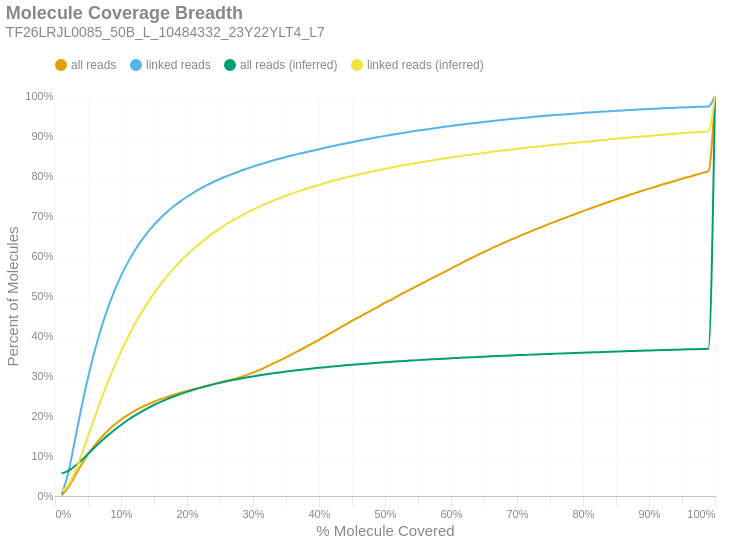

The notebook cell this image was saved under:
### Markdown cell above
### Molecule Read Coverage
This chart shows molecule coverage breadth as computed by the number of bases aligned to that molecule. In other words, "*how much of each unique long molecule is actually sequenced/aligned?*" Keep in mind there is a distinction between sequences and alignments, since some sequences belonging to a particular molecule may not align well and wouldn't appear in the alignment data. This chart also shows molecule coverage breadth as computed by the *inferred fragment* from which the aligned sequences originate. Unlike read coverage, this calculation takes into account the total insert size, including unsequenced gaps between the forward and reverse reads. Like the previous figures, these are cumulative percents.

### Code cell
if SKIPLR:
    print_html(f"Skipped")
else:
    binned_df = consolidated_hist(valids['coverage_bp'], mask, 0.01, True)
    binned_df_inf = consolidated_hist(valids['coverage_inserts'], mask, 0.01, True)
    binned_df = binned_df.with_columns(pl.lit(binned_df_inf['all reads (cumsum)']).alias('all reads (inferred)'))
    binned_df = binned_df.with_columns(pl.lit(binned_df_inf['linked reads (cumsum)']).alias('linked reads (inferred)'))
    binned_df = binned_df.with_columns(
        (pl.col('bin').cast(pl.Float64) + 0.01).alias('right_edge')
    )

    with SafeRender(binned_df):
        (
            density_plot(binned_df, 'Molecule Coverage Breadth', samplename, 'molcov', ['all reads (inferred)','linked reads (inferred)'])
            .encode(
                #x=alt.X('bin:Q', title="% Molecule Covered").axis(format = '%').scale(padding=0),
                x=alt.X('right_edge:Q', title="% Molecule Covered").axis(format='%').scale(padding=0),
                y=alt.Y('value:Q', title='Percent of Molecules')
                    .axis(format='%')
                    .stack(False)
                    .scale(domainMin=0, padding=0),
                color=alt.Color("key:N").scale(domain = ["all reads", "linked reads", "all reads (inferred)", "linked reads (inferred)"]),
                tooltip = [
                    alt.Tooltip("key:N", title = "Data Type"),
                    alt.Tooltip("range_label:N", title="% Molecule Covered"),
                    alt.Tooltip("value:Q", format = ".2%", title="% Molecules")
                ]
            )
        ).display()

### Figure 1 — Vega-Lite specification as saved in the notebook (floating-point values rounded to 4 significant figures)
{"width": "container", "height": 400, "config": {"title": {"anchor": "start", "dy": -15, "fontSize": 18, "color": "#888888", "subtitleColor": "#888888", "subtitleFontSize": 14}, "arc": {"fill": "#0072B2"}, "axis": {"domainColor": "#888888", "domainWidth": 0.5, "gridWidth": 0.2, "grid": false, "titleFontWeight": 400, "titleFontSize": 15, "labelFontSize": 11, "labelColor": "#888888", "tickColor": "#888888", "tickWidth": 0.2, "titleColor": "#888888"}, "axisBand": {"grid": false}, "axisX": {"grid": true, "tickSize": 10, "domainCap": "round"}, "axisY": {"domain": false, "grid": true, "tickSize": 0, "domainCap": "round"}, "background": "transparent", "header": {"labelFontSize": 15, "labelColor": "#888888", "titleFontSize": 15, "titleFontWeight": 600, "titleColor": "#888888"}, "legend": {"labelFont": "sans-serif", "labelFontSize": 12, "labelColor": "#888888", "symbolSize": 100, "symbolType": "circle", "titleFontSize": 12, "titlePadding": 10, "titleColor": "#888888", "title": null, "orient": "top"}, "range": {"category": ["#E69F00", "#56B4E9", "#009E73", "#F0E442", "#0072B2", "#D55E00", "#CC79A7", "#000000"], "diverging": ["#cfe8f3", "#a2d4ec", "#73bfe2", "#46abdb", "#1696d2", "#12719e"]}, "area": {"fill": "#0072B2", "fillOpacity": 0.7, "line": true, "strokeOpacity": 0.7}, "line": {"color": "#0072B2", "stroke": "#0072B2", "strokeWidth": 2}, "trail": {"color": "#0072B2", "stroke": "#0072B2", "strokeWidth": 0, "size": 1}, "point": {"filled": true, "fillOpacity": 1.0, "size": 95}, "text": {"color": "#888888", "fontSize": 11, "align": "right", "fontWeight": 400, "size": 11}, "bar": {"fill": "#0072B2", "stroke": null}, "view": {"stroke": null, "continuousWidth": 660, "continuousHeight": 400}}, "data": {"name": "data-007fadfd41f65098f33651b4c5f0cbf6"}, "mark": {"type": "line", "interpolate": "monotone", "point": {"opacity": 0, "size": 275}}, "encoding": {"color": {"field": "key", "scale": {"domain": ["all reads", "linked reads", "all reads (inferred)", "linked reads (inferred)"]}, "type": "nominal"}, "tooltip": [{"field": "key", "title": "Data Type", "type": "nominal"}, {"field": "range_label", "title": "% Molecule Covered", "type": "nominal"}, {"field": "value", "format": ".2%", "title": "% Molecules", "type": "quantitative"}], "x": {"axis": {"format": "%"}, "field": "right_edge", "scale": {"padding": 0}, "title": "% Molecule Covered", "type": "quantitative"}, "y": {"axis": {"format": "%"}, "field": "value", "scale": {"domainMin": 0, "padding": 0}, "stack": false, "title": "Percent of Molecules", "type": "quantitative"}}, "params": [{"name": "param_c36ac31b6afebe62", "select": {"type": "point", "fields": ["key"]}, "bind": "legend"}], "title": {"text": "Molecule Coverage Breadth", "subtitle": "TF26LRJL0085_50B_L_10484332_23Y22YLT4_L7"}, "transform": [{"fold": ["all reads (cumsum)", "linked reads (cumsum)", "all reads (inferred)", "linked reads (inferred)"]}, {"calculate": "replace(datum.key, ' (cumsum)', '')", "as": "key"}, {"filter": {"param": "param_c36ac31b6afebe62"}}], "usermeta": {"embedOptions": {"downloadFileName": "TF26LRJL0085_50B_L_10484332_23Y22YLT4_L7.molcov"}}, "$schema": "https://vega.github.io/schema/vega-lite/v6.4.1.json", "datasets": {"data-007fadfd41f65098f33651b4c5f0cbf6": [{"bin": "0.0", "interval": "0.0-0.01", "all reads": 0.00184, "linked reads": 0.003892, "all reads (cumsum)": 0.00184, "linked reads (cumsum)": 0.003892, "range_label": "0.0-0.01", "all reads (inferred)": 0.05659, "linked reads (inferred)": 0.01198, "right_edge": 0.01}, {"bin": "0.01", "interval": "0.01-0.02", "all reads": 0.01939, "linked reads": 0.05315, "all reads (cumsum)": 0.02123, "linked reads (cumsum)": 0.05704, "range_label": "0.01-0.02", "all reads (inferred)": 0.06255, "linked reads (inferred)": 0.02697, "right_edge": 0.02}, {"bin": "0.02", "interval": "0.02-0.03", "all reads": 0.0284, "linked reads": 0.081, "all reads (cumsum)": 0.04964, "linked reads (cumsum)": 0.138, "range_label": "0.02-0.03", "all reads (inferred)": 0.07431, "linked reads (inferred)": 0.05978, "right_edge": 0.03}, {"bin": "0.03", "interval": "0.03-0.04", "all reads": 0.02842, "linked reads": 0.08256, "all reads (cumsum)": 0.07806, "linked reads (cumsum)": 0.2206, "range_label": "0.03-0.04", "all reads (inferred)": 0.08915, "linked reads (inferred)": 0.1024, "right_edge": 0.04}, {"bin": "0.04", "interval": "0.04-0.05", "all reads": 0.02572, "linked reads": 0.07501, "all reads (cumsum)": 0.1038, "linked reads (cumsum)": 0.2956, "range_label": "0.04-0.05", "all reads (inferred)": 0.1055, "linked reads (inferred)": 0.1495, "right_edge": 0.05}, {"bin": "0.05", "interval": "0.05-0.06", "all reads": 0.02263, "linked reads": 0.06607, "all reads (cumsum)": 0.1264, "linked reads (cumsum)": 0.3617, "range_label": "0.05-0.06", "all reads (inferred)": 0.1215, "linked reads (inferred)": 0.1961, "right_edge": 0.06}, {"bin": "0.06", "interval": "0.06-0.07", "all reads": 0.01971, "linked reads": 0.05765, "all reads (cumsum)": 0.1461, "linked reads (cumsum)": 0.4193, "range_label": "0.06-0.07", "all reads (inferred)": 0.137, "linked reads (inferred)": 0.2416, "right_edge": 0.07}, {"bin": "0.07", "interval": "0.07-0.08", "all reads": 0.01714, "linked reads": 0.05018, "all reads (cumsum)": 0.1633, "linked reads (cumsum)": 0.4695, "range_label": "0.07-0.08", "all reads (inferred)": 0.1515, "linked reads (inferred)": 0.2841, "right_edge": 0.08}, {"bin": "0.08", "interval": "0.08-0.09", "all reads": 0.01487, "linked reads": 0.04344, "all reads (cumsum)": 0.1781, "linked reads (cumsum)": 0.5129, "range_label": "0.08-0.09", "all reads (inferred)": 0.1652, "linked reads (inferred)": 0.324, "right_edge": 0.09}, {"bin": "0.09", "interval": "0.09-0.1", "all reads": 0.01282, "linked reads": 0.03736, "all reads (cumsum)": 0.1909, "linked reads (cumsum)": 0.5503, "range_label": "0.09-0.1", "all reads (inferred)": 0.1776, "linked reads (inferred)": 0.3605, "right_edge": 0.1}, {"bin": "0.1", "interval": "0.1-0.11", "all reads": 0.01121, "linked reads": 0.03248, "all reads (cumsum)": 0.2021, "linked reads (cumsum)": 0.5828, "range_label": "0.1-0.11", "all reads (inferred)": 0.1894, "linked reads (inferred)": 0.3951, "right_edge": 0.11}, {"bin": "0.11", "interval": "0.11-0.12", "all reads": 0.009905, "linked reads": 0.02859, "all reads (cumsum)": 0.2121, "linked reads (cumsum)": 0.6114, "range_label": "0.11-0.12", "all reads (inferred)": 0.2002, "linked reads (inferred)": 0.4268, "right_edge": 0.12}, {"bin": "0.12", "interval": "0.12-0.13", "all reads": 0.00881, "linked reads": 0.0251, "all reads (cumsum)": 0.2209, "linked reads (cumsum)": 0.6365, "range_label": "0.12-0.13", "all reads (inferred)": 0.21, "linked reads (inferred)": 0.4554, "right_edge": 0.13}, {"bin": "0.13", "interval": "0.13-0.14", "all reads": 0.007823, "linked reads": 0.02212, "all reads (cumsum)": 0.2287, "linked reads (cumsum)": 0.6586, "range_label": "0.13-0.14", "all reads (inferred)": 0.2191, "linked reads (inferred)": 0.4822, "right_edge": 0.14}, {"bin": "0.14", "interval": "0.14-0.15", "all reads": 0.006982, "linked reads": 0.01921, "all reads (cumsum)": 0.2357, "linked reads (cumsum)": 0.6778, "range_label": "0.14-0.15", "all reads (inferred)": 0.2276, "linked reads (inferred)": 0.507, "right_edge": 0.15}, {"bin": "0.15", "interval": "0.15-0.16", "all reads": 0.0064, "linked reads": 0.01728, "all reads (cumsum)": 0.2421, "linked reads (cumsum)": 0.6951, "range_label": "0.15-0.16", "all reads (inferred)": 0.2352, "linked reads (inferred)": 0.5292, "right_edge": 0.16}, {"bin": "0.16", "interval": "0.16-0.17", "all reads": 0.005816, "linked reads": 0.01555, "all reads (cumsum)": 0.2479, "linked reads (cumsum)": 0.7107, "range_label": "0.16-0.17", "all reads (inferred)": 0.2423, "linked reads (inferred)": 0.5502, "right_edge": 0.17}, {"bin": "0.17", "interval": "0.17-0.18", "all reads": 0.005238, "linked reads": 0.0136, "all reads (cumsum)": 0.2531, "linked reads (cumsum)": 0.7243, "range_label": "0.17-0.18", "all reads (inferred)": 0.2488, "linked reads (inferred)": 0.5692, "right_edge": 0.18}, {"bin": "0.18", "interval": "0.18-0.19", "all reads": 0.004943, "linked reads": 0.01239, "all reads (cumsum)": 0.2581, "linked reads (cumsum)": 0.7366, "range_label": "0.18-0.19", "all reads (inferred)": 0.2548, "linked reads (inferred)": 0.5868, "right_edge": 0.19}, {"bin": "0.19", "interval": "0.19-0.2", "all reads": 0.004641, "linked reads": 0.01144, "all reads (cumsum)": 0.2627, "linked reads (cumsum)": 0.7481, "range_label": "0.19-0.2", "all reads (inferred)": 0.2603, "linked reads (inferred)": 0.603, "right_edge": 0.2}, {"bin": "0.2", "interval": "0.2-0.21", "all reads": 0.004455, "linked reads": 0.0106, "all reads (cumsum)": 0.2672, "linked reads (cumsum)": 0.7587, "range_label": "0.2-0.21", "all reads (inferred)": 0.2656, "linked reads (inferred)": 0.6182, "right_edge": 0.21}, {"bin": "0.21", "interval": "0.21-0.22", "all reads": 0.004227, "linked reads": 0.009539, "all reads (cumsum)": 0.2714, "linked reads (cumsum)": 0.7682, "range_label": "0.21-0.22", "all reads (inferred)": 0.2703, "linked reads (inferred)": 0.6322, "right_edge": 0.22}, {"bin": "0.22", "interval": "0.22-0.23", "all reads": 0.004186, "linked reads": 0.008757, "all reads (cumsum)": 0.2756, "linked reads (cumsum)": 0.777, "range_label": "0.22-0.23", "all reads (inferred)": 0.2748, "linked reads (inferred)": 0.6454, "right_edge": 0.23}, {"bin": "0.23", "interval": "0.23-0.24", "all reads": 0.004146, "linked reads": 0.008012, "all reads (cumsum)": 0.2797, "linked reads (cumsum)": 0.785, "range_label": "0.23-0.24", "all reads (inferred)": 0.2791, "linked reads (inferred)": 0.6579, "right_edge": 0.24}, {"bin": "0.24", "interval": "0.24-0.25", "all reads": 0.004148, "linked reads": 0.007408, "all reads (cumsum)": 0.2839, "linked reads (cumsum)": 0.7924, "range_label": "0.24-0.25", "all reads (inferred)": 0.283, "linked reads (inferred)": 0.6692, "right_edge": 0.25}, {"bin": "0.25", "interval": "0.25-0.26", "all reads": 0.004111, "linked reads": 0.006969, "all reads (cumsum)": 0.288, "linked reads (cumsum)": 0.7994, "range_label": "0.25-0.26", "all reads (inferred)": 0.2867, "linked reads (inferred)": 0.6799, "right_edge": 0.26}, {"bin": "0.26", "interval": "0.26-0.27", "all reads": 0.004276, "linked reads": 0.006497, "all reads (cumsum)": 0.2923, "linked reads (cumsum)": 0.8059, "range_label": "0.26-0.27", "all reads (inferred)": 0.2901, "linked reads (inferred)": 0.6899, "right_edge": 0.27}, {"bin": "0.27", "interval": "0.27-0.28", "all reads": 0.004709, "linked reads": 0.006152, "all reads (cumsum)": 0.297, "linked reads (cumsum)": 0.812, "range_label": "0.27-0.28", "all reads (inferred)": 0.2931, "linked reads (inferred)": 0.6987, "right_edge": 0.28}, {"bin": "0.28", "interval": "0.28-0.29", "all reads": 0.005325, "linked reads": 0.00582, "all reads (cumsum)": 0.3023, "linked reads (cumsum)": 0.8178, "range_label": "0.28-0.29", "all reads (inferred)": 0.2962, "linked reads (inferred)": 0.7076, "right_edge": 0.29}, {"bin": "0.29", "interval": "0.29-0.3", "all reads": 0.006119, "linked reads": 0.00572, "all reads (cumsum)": 0.3084, "linked reads (cumsum)": 0.8236, "range_label": "0.29-0.3", "all reads (inferred)": 0.299, "linked reads (inferred)": 0.7158, "right_edge": 0.3}, {"bin": "0.3", "interval": "0.3-0.31", "all reads": 0.006721, "linked reads": 0.005116, "all reads (cumsum)": 0.3151, "linked reads (cumsum)": 0.8287, "range_label": "0.3-0.31", "all reads (inferred)": 0.3017, "linked reads (inferred)": 0.7236, "right_edge": 0.31}, {"bin": "0.31", "interval": "0.31-0.32", "all reads": 0.00768, "linked reads": 0.005175, "all reads (cumsum)": 0.3228, "linked reads (cumsum)": 0.8338, "range_label": "0.31-0.32", "all reads (inferred)": 0.3042, "linked reads (inferred)": 0.731, "right_edge": 0.32}, {"bin": "0.32", "interval": "0.32-0.33", "all reads": 0.007913, "linked reads": 0.004699, "all reads (cumsum)": 0.3307, "linked reads (cumsum)": 0.8385, "range_label": "0.32-0.33", "all reads (inferred)": 0.3066, "linked reads (inferred)": 0.7378, "right_edge": 0.33}, {"bin": "0.33", "interval": "0.33-0.34", "all reads": 0.007905, "linked reads": 0.004564, "all reads (cumsum)": 0.3386, "linked reads (cumsum)": 0.8431, "range_label": "0.33-0.34", "all reads (inferred)": 0.3088, "linked reads (inferred)": 0.7444, "right_edge": 0.34}, {"bin": "0.34", "interval": "0.34-0.35", "all reads": 0.008105, "linked reads": 0.004396, "all reads (cumsum)": 0.3467, "linked reads (cumsum)": 0.8475, "range_label": "0.34-0.35", "all reads (inferred)": 0.311, "linked reads (inferred)": 0.7506, "right_edge": 0.35}, {"bin": "0.35", "interval": "0.35-0.36", "all reads": 0.008409, "linked reads": 0.004264, "all reads (cumsum)": 0.3551, "linked reads (cumsum)": 0.8518, "range_label": "0.35-0.36", "all reads (inferred)": 0.3131, "linked reads (inferred)": 0.7566, "right_edge": 0.36}, {"bin": "0.36", "interval": "0.36-0.37", "all reads": 0.008635, "linked reads": 0.003941, "all reads (cumsum)": 0.3638, "linked reads (cumsum)": 0.8557, "range_label": "0.36-0.37", "all reads (inferred)": 0.315, "linked reads (inferred)": 0.7623, "right_edge": 0.37}, {"bin": "0.37", "interval": "0.37-0.38", "all reads": 0.008703, "linked reads": 0.003887, "all reads (cumsum)": 0.3725, "linked reads (cumsum)": 0.8596, "range_label": "0.37-0.38", "all reads (inferred)": 0.3169, "linked reads (inferred)": 0.7677, "right_edge": 0.38}, {"bin": "0.38", "interval": "0.38-0.39", "all reads": 0.008834, "linked reads": 0.003753, "all reads (cumsum)": 0.3813, "linked reads (cumsum)": 0.8634, "range_label": "0.38-0.39", "all reads (inferred)": 0.3186, "linked reads (inferred)": 0.7728, "right_edge": 0.39}, {"bin": "0.39", "interval": "0.39-0.4", "all reads": 0.009212, "linked reads": 0.003721, "all reads (cumsum)": 0.3905, "linked reads (cumsum)": 0.8671, "range_label": "0.39-0.4", "all reads (inferred)": 0.3204, "linked reads (inferred)": 0.7778, "right_edge": 0.4}, {"bin": "0.4", "interval": "0.4-0.41", "all reads": 0.00925, "linked reads": 0.003655, "all reads (cumsum)": 0.3998, "linked reads (cumsum)": 0.8707, "range_label": "0.4-0.41", "all reads (inferred)": 0.3221, "linked reads (inferred)": 0.7826, "right_edge": 0.41}, {"bin": "0.41", "interval": "0.41-0.42", "all reads": 0.009759, "linked reads": 0.003731, "all reads (cumsum)": 0.4095, "linked reads (cumsum)": 0.8745, "range_label": "0.41-0.42", "all reads (inferred)": 0.3237, "linked reads (inferred)": 0.7873, "right_edge": 0.42}, {"bin": "0.42", "interval": "0.42-0.43", "all reads": 0.009507, "linked reads": 0.003548, "all reads (cumsum)": 0.419, "linked reads (cumsum)": 0.878, "range_label": "0.42-0.43", "all reads (inferred)": 0.3252, "linked reads (inferred)": 0.7917, "right_edge": 0.43}, {"bin": "0.43", "interval": "0.43-0.44", "all reads": 0.009285, "linked reads": 0.003343, "all reads (cumsum)": 0.4283, "linked reads (cumsum)": 0.8814, "range_label": "0.43-0.44", "all reads (inferred)": 0.3267, "linked reads (inferred)": 0.796, "right_edge": 0.44}, {"bin": "0.44", "interval": "0.44-0.45", "all reads": 0.009258, "linked reads": 0.00323, "all reads (cumsum)": 0.4376, "linked reads (cumsum)": 0.8846, "range_label": "0.44-0.45", "all reads (inferred)": 0.3281, "linked reads (inferred)": 0.8, "right_edge": 0.45}, {"bin": "0.45", "interval": "0.45-0.46", "all reads": 0.009051, "linked reads": 0.003325, "all reads (cumsum)": 0.4466, "linked reads (cumsum)": 0.8879, "range_label": "0.45-0.46", "all reads (inferred)": 0.3294, "linked reads (inferred)": 0.8038, "right_edge": 0.46}, {"bin": "0.46", "interval": "0.46-0.47", "all reads": 0.00904, "linked reads": 0.003211, "all reads (cumsum)": 0.4557, "linked reads (cumsum)": 0.8911, "range_label": "0.46-0.47", "all reads (inferred)": 0.3307, "linked reads (inferred)": 0.8076, "right_edge": 0.47}, {"bin": "0.47", "interval": "0.47-0.48", "all reads": 0.009023, "linked reads": 0.003174, "all reads (cumsum)": 0.4647, "linked reads (cumsum)": 0.8943, "range_label": "0.47-0.48", "all reads (inferred)": 0.332, "linked reads (inferred)": 0.8111, "right_edge": 0.48}, {"bin": "0.48", "interval": "0.48-0.49", "all reads": 0.008721, "linked reads": 0.002991, "all reads (cumsum)": 0.4734, "linked reads (cumsum)": 0.8973, "range_label": "0.48-0.49", "all reads (inferred)": 0.3332, "linked reads (inferred)": 0.8146, "right_edge": 0.49}, {"bin": "0.49", "interval": "0.49-0.5", "all reads": 0.009765, "linked reads": 0.003025, "all reads (cumsum)": 0.4832, "linked reads (cumsum)": 0.9003, "range_label": "0.49-0.5", "all reads (inferred)": 0.3344, "linked reads (inferred)": 0.818, "right_edge": 0.5}, {"bin": "0.5", "interval": "0.5-0.51", "all reads": 0.008062, "linked reads": 0.002707, "all reads (cumsum)": 0.4912, "linked reads (cumsum)": 0.903, "range_label": "0.5-0.51", "all reads (inferred)": 0.3355, "linked reads (inferred)": 0.8211, "right_edge": 0.51}, {"bin": "0.51", "interval": "0.51-0.52", "all reads": 0.00932, "linked reads": 0.00279, "all reads (cumsum)": 0.5006, "linked reads (cumsum)": 0.9058, "range_label": "0.51-0.52", "all reads (inferred)": 0.3366, "linked reads (inferred)": 0.8243, "right_edge": 0.52}, {"bin": "0.52", "interval": "0.52-0.53", "all reads": 0.008695, "linked reads": 0.002563, "all reads (cumsum)": 0.5093, "linked reads (cumsum)": 0.9084, "range_label": "0.52-0.53", "all reads (inferred)": 0.3377, "linked reads (inferred)": 0.8276, "right_edge": 0.53}, {"bin": "0.53", "interval": "0.53-0.54", "all reads": 0.008695, "linked reads": 0.002644, "all reads (cumsum)": 0.518, "linked reads (cumsum)": 0.911, "range_label": "0.53-0.54", "all reads (inferred)": 0.3387, "linked reads (inferred)": 0.8304, "right_edge": 0.54}, {"bin": "0.54", "interval": "0.54-0.55", "all reads": 0.008388, "linked reads": 0.002475, "all reads (cumsum)": 0.5263, "linked reads (cumsum)": 0.9135, "range_label": "0.54-0.55", "all reads (inferred)": 0.3397, "linked reads (inferred)": 0.8332, "right_edge": 0.55}, {"bin": "0.55", "interval": "0.55-0.56", "all reads": 0.008481, "linked reads": 0.002326, "all reads (cumsum)": 0.5348, "linked reads (cumsum)": 0.9158, "range_label": "0.55-0.56", "all reads (inferred)": 0.3406, "linked reads (inferred)": 0.8359, "right_edge": 0.56}, {"bin": "0.56", "interval": "0.56-0.57", "all reads": 0.008531, "linked reads": 0.002524, "all reads (cumsum)": 0.5434, "linked reads (cumsum)": 0.9183, "range_label": "0.56-0.57", "all reads (inferred)": 0.3416, "linked reads (inferred)": 0.8386, "right_edge": 0.57}, {"bin": "0.57", "interval": "0.57-0.58", "all reads": 0.008339, "linked reads": 0.002324, "all reads (cumsum)": 0.5517, "linked reads (cumsum)": 0.9207, "range_label": "0.57-0.58", "all reads (inferred)": 0.3425, "linked reads (inferred)": 0.8412, "right_edge": 0.58}, {"bin": "0.58", "interval": "0.58-0.59", "all reads": 0.008354, "linked reads": 0.002304, "all reads (cumsum)": 0.56, "linked reads (cumsum)": 0.923, "range_label": "0.58-0.59", "all reads (inferred)": 0.3434, "linked reads (inferred)": 0.8438, "right_edge": 0.59}, {"bin": "0.59", "interval": "0.59-0.6", "all reads": 0.008632, "linked reads": 0.002153, "all reads (cumsum)": 0.5687, "linked reads (cumsum)": 0.9251, "range_label": "0.59-0.6", "all reads (inferred)": 0.3443, "linked reads (inferred)": 0.8463, "right_edge": 0.6}, {"bin": "0.6", "interval": "0.6-0.61", "all reads": 0.008495, "linked reads": 0.00218, "all reads (cumsum)": 0.5772, "linked reads (cumsum)": 0.9273, "range_label": "0.6-0.61", "all reads (inferred)": 0.3451, "linked reads (inferred)": 0.8486, "right_edge": 0.61}, {"bin": "0.61", "interval": "0.61-0.62", "all reads": 0.008697, "linked reads": 0.002136, "all reads (cumsum)": 0.5859, "linked reads (cumsum)": 0.9294, "range_label": "0.61-0.62", "all reads (inferred)": 0.346, "linked reads (inferred)": 0.851, "right_edge": 0.62}, {"bin": "0.62", "interval": "0.62-0.63", "all reads": 0.008205, "linked reads": 0.001984, "all reads (cumsum)": 0.5941, "linked reads (cumsum)": 0.9314, "range_label": "0.62-0.63", "all reads (inferred)": 0.3468, "linked reads (inferred)": 0.8531, "right_edge": 0.63}, {"bin": "0.63", "interval": "0.63-0.64", "all reads": 0.008175, "linked reads": 0.001933, "all reads (cumsum)": 0.6023, "linked reads (cumsum)": 0.9333, "range_label": "0.63-0.64", "all reads (inferred)": 0.3476, "linked reads (inferred)": 0.8553, "right_edge": 0.64}, {"bin": "0.64", "interval": "0.64-0.65", "all reads": 0.007716, "linked reads": 0.001842, "all reads (cumsum)": 0.61, "linked reads (cumsum)": 0.9352, "range_label": "0.64-0.65", "all reads (inferred)": 0.3483, "linked reads (inferred)": 0.8575, "right_edge": 0.65}, {"bin": "0.65", "interval": "0.65-0.66", "all reads": 0.007973, "linked reads": 0.001889, "all reads (cumsum)": 0.6179, "linked reads (cumsum)": 0.9371, "range_label": "0.65-0.66", "all reads (inferred)": 0.3491, "linked reads (inferred)": 0.8598, "right_edge": 0.66}, {"bin": "0.66", "interval": "0.66-0.67", "all reads": 0.007498, "linked reads": 0.001842, "all reads (cumsum)": 0.6254, "linked reads (cumsum)": 0.9389, "range_label": "0.66-0.67", "all reads (inferred)": 0.3499, "linked reads (inferred)": 0.862, "right_edge": 0.67}, {"bin": "0.67", "interval": "0.67-0.68", "all reads": 0.007577, "linked reads": 0.001742, "all reads (cumsum)": 0.633, "linked reads (cumsum)": 0.9407, "range_label": "0.67-0.68", "all reads (inferred)": 0.3507, "linked reads (inferred)": 0.864, "right_edge": 0.68}, {"bin": "0.68", "interval": "0.68-0.69", "all reads": 0.007099, "linked reads": 0.001686, "all reads (cumsum)": 0.6401, "linked reads (cumsum)": 0.9424, "range_label": "0.68-0.69", "all reads (inferred)": 0.3514, "linked reads (inferred)": 0.866, "right_edge": 0.69}, {"bin": "0.69", "interval": "0.69-0.7", "all reads": 0.007207, "linked reads": 0.001615, "all reads (cumsum)": 0.6473, "linked reads (cumsum)": 0.944, "range_label": "0.69-0.7", "all reads (inferred)": 0.3521, "linked reads (inferred)": 0.8679, "right_edge": 0.7}, {"bin": "0.7", "interval": "0.7-0.71", "all reads": 0.006838, "linked reads": 0.001559, "all reads (cumsum)": 0.6542, "linked reads (cumsum)": 0.9455, "range_label": "0.7-0.71", "all reads (inferred)": 0.3528, "linked reads (inferred)": 0.8699, "right_edge": 0.71}, {"bin": "0.71", "interval": "0.71-0.72", "all reads": 0.006744, "linked reads": 0.001547, "all reads (cumsum)": 0.6609, "linked reads (cumsum)": 0.9471, "range_label": "0.71-0.72", "all reads (inferred)": 0.3534, "linked reads (inferred)": 0.8716, "right_edge": 0.72}, {"bin": "0.72", "interval": "0.72-0.73", "all reads": 0.006769, "linked reads": 0.00151, "all reads (cumsum)": 0.6677, "linked reads (cumsum)": 0.9486, "range_label": "0.72-0.73", "all reads (inferred)": 0.3541, "linked reads (inferred)": 0.8733, "right_edge": 0.73}, {"bin": "0.73", "interval": "0.73-0.74", "all reads": 0.00651, "linked reads": 0.001356, "all reads (cumsum)": 0.6742, "linked reads (cumsum)": 0.9499, "range_label": "0.73-0.74", "all reads (inferred)": 0.3547, "linked reads (inferred)": 0.8751, "right_edge": 0.74}, {"bin": "0.74", "interval": "0.74-0.75", "all reads": 0.00684, "linked reads": 0.001446, "all reads (cumsum)": 0.681, "linked reads (cumsum)": 0.9514, "range_label": "0.74-0.75", "all reads (inferred)": 0.3553, "linked reads (inferred)": 0.8768, "right_edge": 0.75}, {"bin": "0.75", "interval": "0.75-0.76", "all reads": 0.006202, "linked reads": 0.001319, "all reads (cumsum)": 0.6872, "linked reads (cumsum)": 0.9527, "range_label": "0.75-0.76", "all reads (inferred)": 0.3559, "linked reads (inferred)": 0.8785, "right_edge": 0.76}, {"bin": "0.76", "interval": "0.76-0.77", "all reads": 0.00636, "linked reads": 0.001322, "all reads (cumsum)": 0.6936, "linked reads (cumsum)": 0.954, "range_label": "0.76-0.77", "all reads (inferred)": 0.3565, "linked reads (inferred)": 0.8801, "right_edge": 0.77}, {"bin": "0.77", "interval": "0.77-0.78", "all reads": 0.006231, "linked reads": 0.00118, "all reads (cumsum)": 0.6998, "linked reads (cumsum)": 0.9552, "range_label": "0.77-0.78", "all reads (inferred)": 0.3571, "linked reads (inferred)": 0.8818, "right_edge": 0.78}, {"bin": "0.78", "interval": "0.78-0.79", "all reads": 0.00614, "linked reads": 0.001258, "all reads (cumsum)": 0.706, "linked reads (cumsum)": 0.9565, "range_label": "0.78-0.79", "all reads (inferred)": 0.3577, "linked reads (inferred)": 0.8834, "right_edge": 0.79}, {"bin": "0.79", "interval": "0.79-0.8", "all reads": 0.006351, "linked reads": 0.001141, "all reads (cumsum)": 0.7123, "linked reads (cumsum)": 0.9576, "range_label": "0.79-0.8", "all reads (inferred)": 0.3583, "linked reads (inferred)": 0.8851, "right_edge": 0.8}, {"bin": "0.8", "interval": "0.8-0.81", "all reads": 0.005849, "linked reads": 0.00118, "all reads (cumsum)": 0.7182, "linked reads (cumsum)": 0.9588, "range_label": "0.8-0.81", "all reads (inferred)": 0.3588, "linked reads (inferred)": 0.8865, "right_edge": 0.81}, {"bin": "0.81", "interval": "0.81-0.82", "all reads": 0.005769, "linked reads": 0.001082, "all reads (cumsum)": 0.7239, "linked reads (cumsum)": 0.9599, "range_label": "0.81-0.82", "all reads (inferred)": 0.3594, "linked reads (inferred)": 0.8881, "right_edge": 0.82}, {"bin": "0.82", "interval": "0.82-0.83", "all reads": 0.006048, "linked reads": 0.001095, "all reads (cumsum)": 0.73, "linked reads (cumsum)": 0.961, "range_label": "0.82-0.83", "all reads (inferred)": 0.36, "linked reads (inferred)": 0.8897, "right_edge": 0.83}, {"bin": "0.83", "interval": "0.83-0.84", "all reads": 0.005757, "linked reads": 0.0009578, "all reads (cumsum)": 0.7357, "linked reads (cumsum)": 0.9619, "range_label": "0.83-0.84", "all reads (inferred)": 0.3606, "linked reads (inferred)": 0.8914, "right_edge": 0.84}, {"bin": "0.84", "interval": "0.84-0.85", "all reads": 0.005563, "linked reads": 0.001029, "all reads (cumsum)": 0.7413, "linked reads (cumsum)": 0.9629, "range_label": "0.84-0.85", "all reads (inferred)": 0.3612, "linked reads (inferred)": 0.893, "right_edge": 0.85}, {"bin": "0.85", "interval": "0.85-0.86", "all reads": 0.005602, "linked reads": 0.001004, "all reads (cumsum)": 0.7469, "linked reads (cumsum)": 0.964, "range_label": "0.85-0.86", "all reads (inferred)": 0.3617, "linked reads (inferred)": 0.8945, "right_edge": 0.86}, {"bin": "0.86", "interval": "0.86-0.87", "all reads": 0.005442, "linked reads": 0.0009309, "all reads (cumsum)": 0.7523, "linked reads (cumsum)": 0.9649, "range_label": "0.86-0.87", "all reads (inferred)": 0.3622, "linked reads (inferred)": 0.896, "right_edge": 0.87}, {"bin": "0.87", "interval": "0.87-0.88", "all reads": 0.005446, "linked reads": 0.0009065, "all reads (cumsum)": 0.7578, "linked reads (cumsum)": 0.9658, "range_label": "0.87-0.88", "all reads (inferred)": 0.3627, "linked reads (inferred)": 0.8974, "right_edge": 0.88}, {"bin": "0.88", "interval": "0.88-0.89", "all reads": 0.005216, "linked reads": 0.000821, "all reads (cumsum)": 0.763, "linked reads (cumsum)": 0.9666, "range_label": "0.88-0.89", "all reads (inferred)": 0.3633, "linked reads (inferred)": 0.8988, "right_edge": 0.89}, {"bin": "0.89", "interval": "0.89-0.9", "all reads": 0.00542, "linked reads": 0.0008772, "all reads (cumsum)": 0.7684, "linked reads (cumsum)": 0.9675, "range_label": "0.89-0.9", "all reads (inferred)": 0.3637, "linked reads (inferred)": 0.9002, "right_edge": 0.9}, {"bin": "0.9", "interval": "0.9-0.91", "all reads": 0.004872, "linked reads": 0.0007892, "all reads (cumsum)": 0.7733, "linked reads (cumsum)": 0.9683, "range_label": "0.9-0.91", "all reads (inferred)": 0.3643, "linked reads (inferred)": 0.9016, "right_edge": 0.91}, {"bin": "0.91", "interval": "0.91-0.92", "all reads": 0.005331, "linked reads": 0.0008552, "all reads (cumsum)": 0.7786, "linked reads (cumsum)": 0.9691, "range_label": "0.91-0.92", "all reads (inferred)": 0.3648, "linked reads (inferred)": 0.903, "right_edge": 0.92}, {"bin": "0.92", "interval": "0.92-0.93", "all reads": 0.004505, "linked reads": 0.0007746, "all reads (cumsum)": 0.7831, "linked reads (cumsum)": 0.9699, "range_label": "0.92-0.93", "all reads (inferred)": 0.3652, "linked reads (inferred)": 0.9043, "right_edge": 0.93}, {"bin": "0.93", "interval": "0.93-0.94", "all reads": 0.004885, "linked reads": 0.0007843, "all reads (cumsum)": 0.788, "linked reads (cumsum)": 0.9707, "range_label": "0.93-0.94", "all reads (inferred)": 0.3657, "linked reads (inferred)": 0.9056, "right_edge": 0.94}, {"bin": "0.94", "interval": "0.94-0.95", "all reads": 0.005201, "linked reads": 0.0006548, "all reads (cumsum)": 0.7932, "linked reads (cumsum)": 0.9713, "range_label": "0.94-0.95", "all reads (inferred)": 0.3662, "linked reads (inferred)": 0.9069, "right_edge": 0.95}, {"bin": "0.95", "interval": "0.95-0.96", "all reads": 0.004235, "linked reads": 0.0006402, "all reads (cumsum)": 0.7974, "linked reads (cumsum)": 0.972, "range_label": "0.95-0.96", "all reads (inferred)": 0.3666, "linked reads (inferred)": 0.9081, "right_edge": 0.96}, {"bin": "0.96", "interval": "0.96-0.97", "all reads": 0.004859, "linked reads": 0.0006206, "all reads (cumsum)": 0.8023, "linked reads (cumsum)": 0.9726, "range_label": "0.96-0.97", "all reads (inferred)": 0.3671, "linked reads (inferred)": 0.9093, "right_edge": 0.97}, {"bin": "0.97", "interval": "0.97-0.98", "all reads": 0.004917, "linked reads": 0.0006035, "all reads (cumsum)": 0.8072, "linked reads (cumsum)": 0.9732, "range_label": "0.97-0.98", "all reads (inferred)": 0.3676, "linked reads (inferred)": 0.9106, "right_edge": 0.98}, {"bin": "0.98", "interval": "0.98-0.99", "all reads": 0.004995, "linked reads": 0.0006084, "all reads (cumsum)": 0.8122, "linked reads (cumsum)": 0.9738, "range_label": "0.98-0.99", "all reads (inferred)": 0.3682, "linked reads (inferred)": 0.9118, "right_edge": 0.99}, {"bin": "0.99", "interval": "0.99-1.0", "all reads": 0.1878, "linked reads": 0.02618, "all reads (cumsum)": 1.0, "linked reads (cumsum)": 1.0, "range_label": "0.99-1.0", "all reads (inferred)": 1.0, "linked reads (inferred)": 1.0, "right_edge": 1.0}]}}
